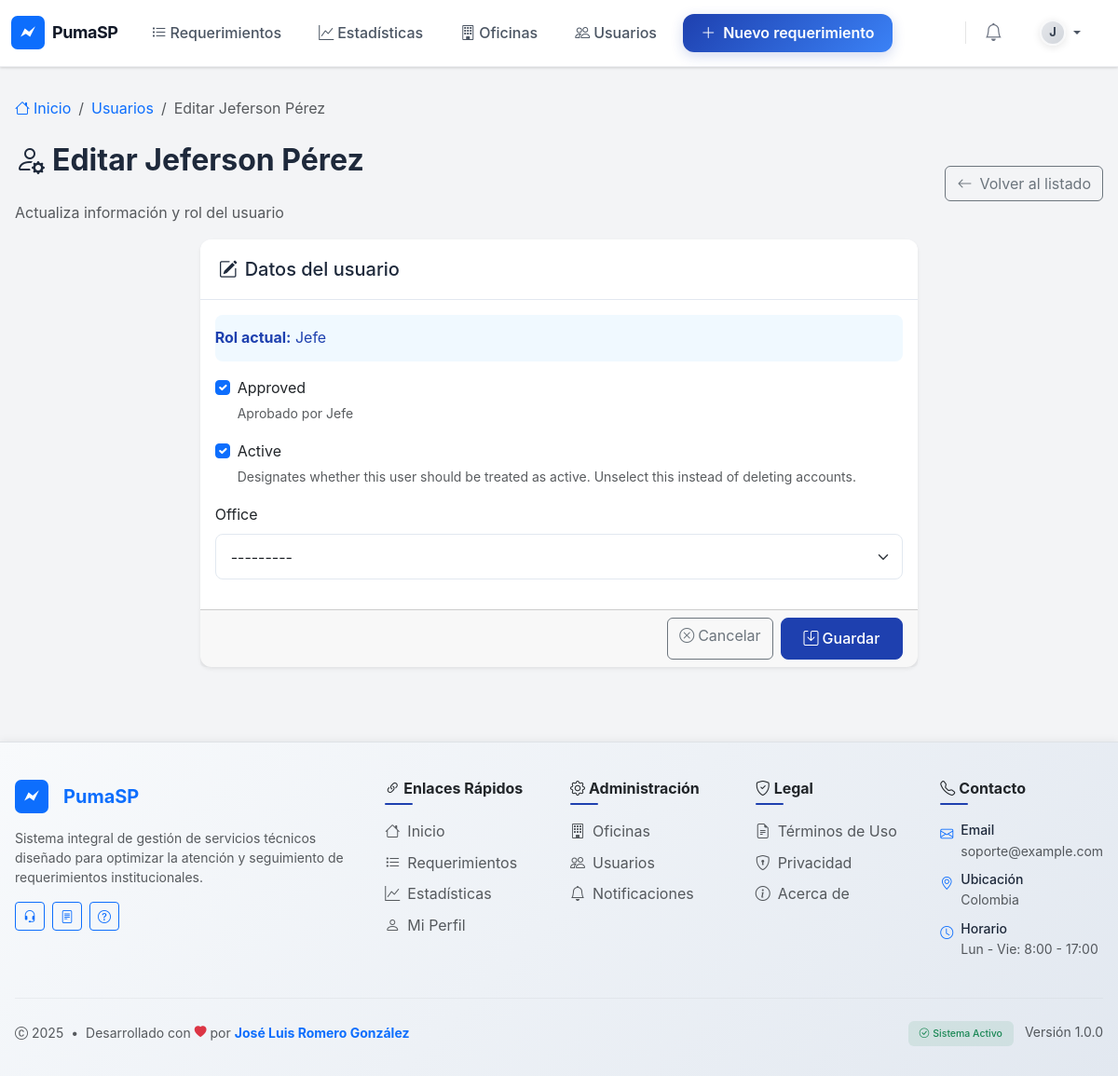
Page /accounts/users/1/ (signed in) on the committed database.
### accounts/models.py (models this page shows, shortened)
class CustomUser(AbstractUser):
	approved = models.BooleanField(default=False, help_text=_('Aprobado por Jefe'))
	role = models.CharField(max_length=16, choices=Roles.choices, default=Roles.UNASSIGNED)
	office = models.ForeignKey('oficinas.Office', null=True, blank=True, on_delete=models.SET_NULL, related_name='users')
	class IdentificationType(models.TextChoices):
		CC = 'CC', _('Cédula de ciudadanía')
		CE = 'CE', _('Cédula de extranjería')
		TI = 'TI', _('Tarjeta de identidad')
		PAS = 'PAS', _('Pasaporte')
		NIT = 'NIT', _('NIT')
		PEP = 'PEP', _('Permiso especial de permanencia')
	id_type = models.CharField(
		max_length=5,
		choices=IdentificationType.choices,
		null=True,
		blank=True,
		verbose_name=_('Tipo de identificación'),
	)
	id_number = models.CharField(
		max_length=32,
		null=True,
		blank=True,
		unique=True,
		verbose_name=_('Número de identificación'),
	)
	birth_date = models.DateField(null=True, blank=True, verbose_name=_('Fecha de nacimiento'))
	phone = models.CharField(max_length=20, null=True, blank=True, verbose_name=_('Teléfono'))
	@property
	def is_jefe(self):
		return self.role == Roles.JEFE

### accounts/views.py (the view)
# urls.py: path('users/<int:user_id>/', views.user_edit, name='user_edit'),
@login_required
@jefe_required
def user_edit(request, user_id):
	user = get_object_or_404(CustomUser, pk=user_id)
	if request.method == 'POST':
		form = UserEditForm(request.POST, instance=user)
		if form.is_valid():
			form.save()
			messages.success(request, 'Usuario actualizado')
			return redirect('users_list')
	else:
		form = UserEditForm(instance=user)
	return render(request, 'accounts/user_edit.html', {'form': form, 'obj': user})

### accounts/views.py
class UserEditForm(forms.ModelForm):
	class Meta:
		model = CustomUser
		fields = ['approved', 'is_active', 'office']

### accounts/templatetags/name_filters.py (called while the page is built)
@register.filter(name='first_last')
def first_last(user):
    if not user:
        return ''
    first = (getattr(user, 'first_name', '') or '').strip()
    last = (getattr(user, 'last_name', '') or '').strip()
    full = ' '.join([p for p in [first, last] if p])
    return full if full else 'Sin nombre'

### gestor_servicios/context_processors.py (called while the page is built)
def brand(request):
    return {
        'BRAND_NAME': getattr(settings, 'APP_BRAND_NAME', 'PumaSP'),
        'BRAND_TAGLINE': getattr(settings, 'APP_BRAND_TAGLINE', ''),
        'BRAND_LOGO': getattr(settings, 'APP_BRAND_LOGO', 'favicon.svg'),
    'FOOTER_CONTACT_EMAIL': getattr(settings, 'APP_CONTACT_EMAIL', 'soporte@example.com'),
    'FOOTER_CONTACT_LOCATION': getattr(settings, 'APP_CONTACT_LOCATION', 'Colombia'),
    }

### oficinas/models.py (called while the page is built)
	def __str__(self):
		return self.name

### templates/accounts/user_edit.html (shortened to what this page needs)
{% extends 'base.html' %}
{% load name_filters %}
{% load crispy_forms_tags %}
{% block content %}
<nav aria-label="breadcrumb" class="mb-4">
  <ol class="breadcrumb">
    <li class="breadcrumb-item">
      <a href="/" class="text-decoration-none">
        <i class="bi bi-house me-1"></i>Inicio
      </a>
    </li>
    <li class="breadcrumb-item"><a href="/accounts/users/" class="text-decoration-none">Usuarios</a></li>
  <li class="breadcrumb-item active" aria-current="page">Editar {{ obj|first_last }}</li>
  </ol>
</nav>
<div class="d-flex justify-content-between align-items-center mb-3">
  <div>
  <h1 class="page-title"><i class="bi bi-person-gear me-2"></i>Editar {{ obj|first_last }}</h1>
    <p class="text-muted mb-0">Actualiza información y rol del usuario</p>
  </div>
  <div class="d-none d-md-block">
    <a href="/accounts/users/" class="btn btn-outline-secondary">
      <i class="bi bi-arrow-left me-2"></i>Volver al listado
    </a>
  </div>
</div>
<div class="row justify-content-center">
  <div class="col-12 col-lg-8">
    <form method="post" class="card shadow-sm border-0">
      <div class="card-header">
        <h5 class="mb-0"><i class="bi bi-pencil-square me-2"></i>Datos del usuario</h5>
      </div>
      <div class="card-body">
        <div class="alert alert-info mb-3">
          <strong>Rol actual:</strong> {{ obj.get_role_display }}
        </div>
        {{ form|crispy }}
      </div>
      <div class="card-footer d-flex justify-content-end gap-2">
        <a class="btn btn-outline-secondary" href="/accounts/users/">
          <i class="bi bi-x-circle me-1"></i>Cancelar
        </a>
        <button class="btn btn-primary">
          <i class="bi bi-save me-1"></i>Guardar
        </button>
      </div>
    </form>
  </div>
</div>
{% endblock %}

### templates/base.html (style rules this page uses)
:root { --primary-blue: #1e40af; --primary-blue-light: #3b82f6; --primary-blue-dark: #1e3a8a; --secondary-gray: #f3f4f6; --secondary-gray-dark: #e2e8f0; --accent-blue: #0ea5e9; --text-primary: #1e293b; --text-secondary: #64748b; --border-color: #e2e8f0; --success: #10b981; --warning: #f59e0b; --danger: #ef4444; --shadow-sm: 0 1px 2px 0 rgb(0 0 0 / 0.05); --shadow-md: 0 4px 6px -1px rgb(0 0 0 / 0.1), 0 2px 4px -2px rgb(0 0 0 / 0.1); --shadow-lg: 0 10px 15px -3px rgb(0 0 0 / 0.1), 0 4px 6px -4px rgb(0 0 0 / 0.1); }
html, body { font-family: -apple-system, BlinkMacSystemFont, 'Segoe UI', Roboto, 'Helvetica Neue', Arial, sans-serif; background-color: var(--secondary-gray); color: var(--text-primary); line-height: 1.6; }
.card { border: 1px solid var(--border-color); border-radius: 12px; box-shadow: var(--shadow-sm); background: white; transition: all 0.2s ease; }
.card-header { background: white; border-bottom: 1px solid var(--border-color); font-weight: 600; color: var(--text-primary); padding: 1.25rem; border-radius: 12px 12px 0 0 !important; }
.btn-primary { background-color: var(--primary-blue); border-color: var(--primary-blue); border-radius: 8px; font-weight: 500; padding: 0.6rem 1.5rem; transition: all 0.2s ease; }
.alert { border: none; border-radius: 8px; padding: .75rem 0; }
.alert-info { background-color: #f0f9ff; color: #1e40af; }
.form-control, .form-select { border: 1px solid var(--border-color); border-radius: 8px; padding: 0.7rem 1rem; transition: all 0.2s ease; }
.page-title { font-size: 2rem; font-weight: 700; color: var(--text-primary); margin-bottom: 1.5rem; }

### rows in the picture
CustomUser: first_name+last_name "Jeferson Pérez", role "Jefe", approved "☑", is_active "☑", office "---------"

### other values in the picture
{{ BRAND_NAME }} "PumaSP"
{{ FOOTER_CONTACT_EMAIL }} "soporte@example.com"
{{ FOOTER_CONTACT_LOCATION }} "Colombia"
